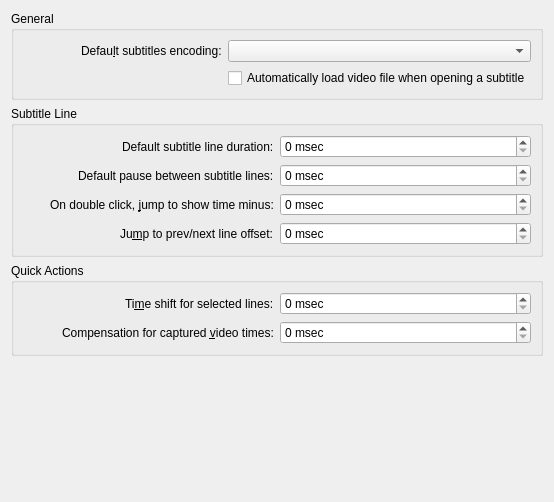
<?xml version="1.0" encoding="UTF-8"?>
<ui version="4.0">
 <class>GeneralConfigWidget</class>
 <widget class="QWidget" name="GeneralConfigWidget">
  <property name="geometry">
   <rect>
    <x>0</x>
    <y>0</y>
    <width>554</width>
    <height>502</height>
   </rect>
  </property>
  <layout class="QVBoxLayout" name="verticalLayout">
   <item>
    <widget class="QGroupBox" name="m_grpGeneral">
     <property name="title">
      <string>General</string>
     </property>
     <layout class="QGridLayout" name="gridLayout" columnstretch="1,0">
      <item row="0" column="1">
       <widget class="QComboBox" name="kcfg_DefaultSubtitlesEncoding"/>
      </item>
      <item row="3" column="1">
       <widget class="QCheckBox" name="kcfg_AutomaticVideoLoad">
        <property name="text">
         <string>Automatically load video file when opening a subtitle</string>
        </property>
       </widget>
      </item>
      <item row="0" column="0" alignment="Qt::AlignRight">
       <widget class="QLabel" name="label">
        <property name="text">
         <string>Defau&amp;lt subtitles encoding:</string>
        </property>
        <property name="buddy">
         <cstring>kcfg_DefaultSubtitlesEncoding</cstring>
        </property>
       </widget>
      </item>
     </layout>
    </widget>
   </item>
   <item>
    <widget class="QGroupBox" name="m_grpSubtitleLine">
     <property name="title">
      <string>Subtitle Line</string>
     </property>
     <layout class="QGridLayout" name="gridLayout_3" columnstretch="1,1">
      <item row="1" column="0" alignment="Qt::AlignRight">
       <widget class="QLabel" name="label_LineDuration">
        <property name="text">
         <string>Default subtitle line duration:</string>
        </property>
        <property name="buddy">
         <cstring>kcfg_LineDuration</cstring>
        </property>
       </widget>
      </item>
      <item row="3" column="0" alignment="Qt::AlignRight">
       <widget class="QLabel" name="label_4">
        <property name="text">
         <string>On double click, &amp;jump to show time minus:</string>
        </property>
        <property name="buddy">
         <cstring>kcfg_SeekOffsetOnDoubleClick</cstring>
        </property>
       </widget>
      </item>
      <item row="2" column="0" alignment="Qt::AlignRight">
       <widget class="QLabel" name="label_LinePause">
        <property name="text">
         <string>Default pause between subtitle lines:</string>
        </property>
        <property name="buddy">
         <cstring>kcfg_LinePause</cstring>
        </property>
       </widget>
      </item>
      <item row="2" column="1">
       <widget class="QSpinBox" name="kcfg_LinePause">
        <property name="suffix">
         <string> msec</string>
        </property>
        <property name="maximum">
         <number>10000</number>
        </property>
       </widget>
      </item>
      <item row="1" column="1">
       <widget class="QSpinBox" name="kcfg_LineDuration">
        <property name="suffix">
         <string> msec</string>
        </property>
        <property name="maximum">
         <number>10000</number>
        </property>
       </widget>
      </item>
      <item row="3" column="1">
       <widget class="QSpinBox" name="kcfg_SeekOffsetOnDoubleClick">
        <property name="suffix">
         <string notr="true"> msec</string>
        </property>
        <property name="maximum">
         <number>10000</number>
        </property>
       </widget>
      </item>
      <item row="4" column="0" alignment="Qt::AlignRight">
       <widget class="QLabel" name="label_2">
        <property name="text">
         <string>Ju&amp;mp to prev/next line offset:</string>
        </property>
        <property name="buddy">
         <cstring>kcfg_JumpLineOffset</cstring>
        </property>
       </widget>
      </item>
      <item row="4" column="1">
       <widget class="QSpinBox" name="kcfg_JumpLineOffset">
        <property name="suffix">
         <string> msec</string>
        </property>
        <property name="maximum">
         <number>10000</number>
        </property>
       </widget>
      </item>
     </layout>
    </widget>
   </item>
   <item>
    <widget class="QGroupBox" name="m_grpQuickActions">
     <property name="title">
      <string>Quick Actions</string>
     </property>
     <layout class="QGridLayout" name="gridLayout_2" columnstretch="1,1">
      <item row="0" column="1">
       <widget class="QSpinBox" name="kcfg_LinesQuickShiftAmount">
        <property name="suffix">
         <string notr="true"> msec</string>
        </property>
        <property name="maximum">
         <number>1000</number>
        </property>
       </widget>
      </item>
      <item row="1" column="1">
       <widget class="QSpinBox" name="kcfg_GrabbedPositionCompensation">
        <property name="suffix">
         <string notr="true"> msec</string>
        </property>
        <property name="maximum">
         <number>1000</number>
        </property>
       </widget>
      </item>
      <item row="1" column="0" alignment="Qt::AlignRight">
       <widget class="QLabel" name="label_8">
        <property name="text">
         <string>Compensation for captured &amp;video times:</string>
        </property>
        <property name="buddy">
         <cstring>kcfg_GrabbedPositionCompensation</cstring>
        </property>
       </widget>
      </item>
      <item row="0" column="0" alignment="Qt::AlignRight">
       <widget class="QLabel" name="label_5">
        <property name="text">
         <string>Ti&amp;me shift for selected lines:</string>
        </property>
        <property name="buddy">
         <cstring>kcfg_LinesQuickShiftAmount</cstring>
        </property>
       </widget>
      </item>
     </layout>
    </widget>
   </item>
   <item>
    <spacer name="verticalSpacer">
     <property name="orientation">
      <enum>Qt::Vertical</enum>
     </property>
     <property name="sizeHint" stdset="0">
      <size>
       <width>20</width>
       <height>40</height>
      </size>
     </property>
    </spacer>
   </item>
  </layout>
 </widget>
 <tabstops>
  <tabstop>kcfg_DefaultSubtitlesEncoding</tabstop>
  <tabstop>kcfg_AutomaticVideoLoad</tabstop>
  <tabstop>kcfg_LineDuration</tabstop>
  <tabstop>kcfg_LinePause</tabstop>
  <tabstop>kcfg_SeekOffsetOnDoubleClick</tabstop>
  <tabstop>kcfg_JumpLineOffset</tabstop>
  <tabstop>kcfg_LinesQuickShiftAmount</tabstop>
  <tabstop>kcfg_GrabbedPositionCompensation</tabstop>
 </tabstops>
 <resources/>
 <connections/>
</ui>
